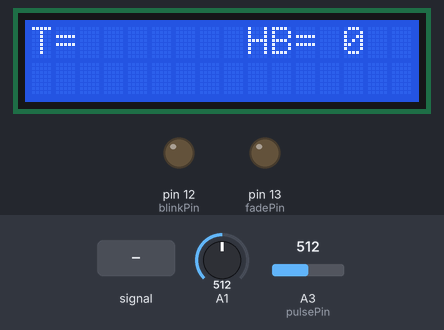
Bench run of a sketch on a simulated Arduino Uno, built with avr-gcc and run on an emulated ATmega328P. On the bench: 16×2 character LCD, output pins drawn as LEDs (lit = HIGH). Dashed ring = blinking. Inputs (shaded band) come from the test bench; at power-on: A3 (pulsePin) = 512, A1 = 512. What the sketch prints to the serial monitor is not drawn.

Above: at 1.2 s.
1.3 s: A3 (pulsePin) fed a 200 Hz sine of ±81 counts around its level
At 3.4 s:
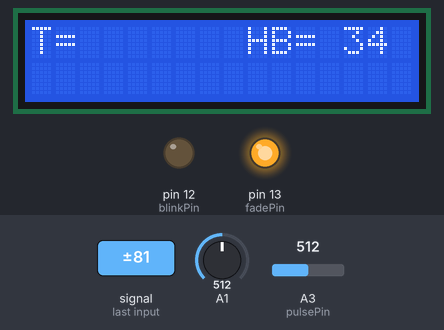
5.6 s: A3 (pulsePin) fed a 2 Hz sine of ±306 counts around its level
At 6.12 s:
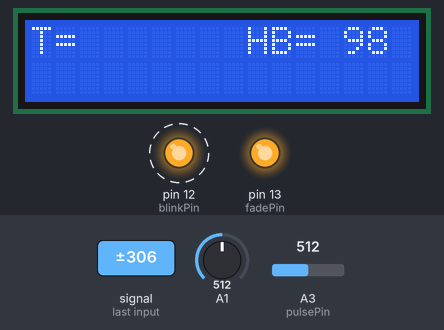
8.5 s: A3 (pulsePin) set to 306
At 9.9 s:
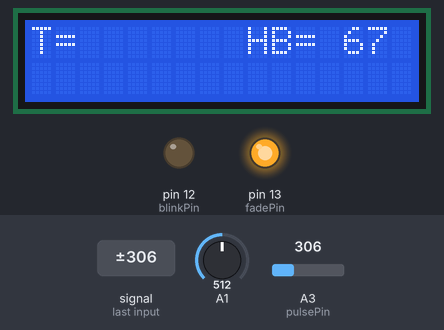
10.2 s: A3 (pulsePin) set to 504
11.7 s: A3 (pulsePin) set to 526
At 17.2 s:
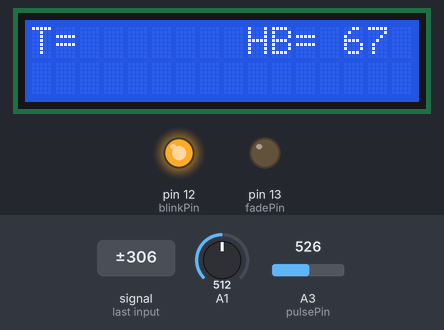
Timing chart, 0 to 18.5 s (numbered marks = the images above; inputs shaded):
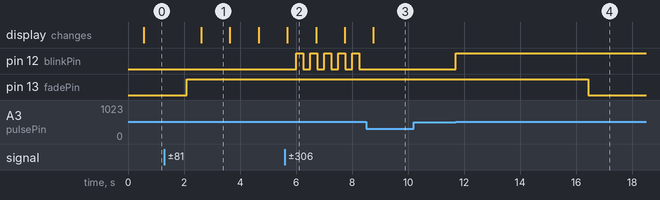

The sketch:

BP.ino
```cpp
// BP Code for Arduino
#include <LiquidCrystal.h>
//  Variables
int pulsePin = A3;                 // Pulse Sensor purple wire connected to analog pin 0
int blinkPin = 12;                // pin to blink led at each beat
int fadePin = 13;                  // pin to do fancy classy fading blink at each beat
int fadeRate = 0;                 // used to fade LED on with PWM on fadePin

LiquidCrystal lcd(3, 4, 5, 6, 7, 8);
// Setup a oneWire instance to communicate with any OneWire devices
// (not just Maxim/Dallas temperature ICs)
 float z11=0;
 int z12=0;
 int z13=120;
float zd=0;
float zs=0;
float z4=0;
float z5=0;
float z6=0;
// Pass our oneWire reference to Dallas Temperature.

// Volatile Variables, used in the interrupt service routine!
volatile int BPM;                   // int that holds raw Analog in 0. updated every 2mS
volatile int Signal;                // holds the incoming raw data
volatile int IBI = 600;             // int that holds the time interval between beats! Must be seeded!
volatile boolean Pulse = false;     // "True" when User's live heartbeat is detected. "False" when not a "live beat".
volatile boolean QS = false;        // becomes true when Arduoino finds a beat.

// Regards Serial OutPut  -- Set This Up to your needs
static boolean serialVisual = true;   // Set to 'false' by Default.  Re-set to 'true' to see Arduino Serial Monitor ASCII Visual Pulse

volatile int rate[10];                      // array to hold last ten IBI values
volatile unsigned long sampleCounter = 0;          // used to determine pulse timing
volatile unsigned long lastBeatTime = 0;           // used to find IBI
volatile int P = 512;                      // used to find peak in pulse wave, seeded
volatile int T = 512;                     // used to find trough in pulse wave, seeded
volatile int thresh = 525;                // used to find instant moment of heart beat, seeded
volatile int amp = 100;                   // used to hold amplitude of pulse waveform, seeded
volatile boolean firstBeat = true;        // used to seed rate array so we startup with reasonable BPM
volatile boolean secondBeat = false;      // used to seed rate array so we startup with reasonable BPM

void setup()
{
  pinMode(blinkPin,OUTPUT);         // pin that will blink to your heartbeat!
  pinMode(fadePin,OUTPUT);          // pin that will fade to your heartbeat!
  Serial.begin(9600);             // we agree to talk fast!
  lcd.begin(16,2);

  interruptSetup();                 // sets up to read Pulse Sensor signal every 2mS
                                    // IF YOU ARE POWERING The Pulse Sensor AT VOLTAGE LESS THAN THE BOARD VOLTAGE,
                                    // UN-COMMENT THE NEXT LINE AND APPLY THAT VOLTAGE TO THE A-REF PIN
                                    //   analogReference(EXTERNAL);
}


//  Where the Magic Happens
void loop(){
  //lcd.clear();
  // serialOutput();
   delay(500);
   lcd.clear();
   lcd.setCursor(0, 0);  // set the cursor of LCD at 0 column of first row
  lcd.print("T=");  // print constant character
  float z22=analogRead(A1);
  if(z22>300)
  {
   z4=1;
  }
  if(z4==1)
  {
    z5=z5+1;
  }
  if(z5>28)
  {
    z4=0;
    z5=0;
    zd=z22*1.22;
    zs=z22*1.61;
   /* Serial.print(" DIAood mmHg = ");
    Serial.println(z22*1.2);
    Serial.print("SYS mmHg = ");
    Serial.println(z22*1.8);*/
  }

    lcd.setCursor(3, 0); // set cursor at column 3 and row 1
//   lcd.print(z33);

  // lcd.setCursor(10, 0); // set cursor at column 3 and row 1
  // lcd.print("Deg C");
      lcd.setCursor(9, 0);  // set the cursor of LCD at 0 column of first row
  lcd.print("HB=");  // print constant character
  lcd.setCursor(13, 0); // set cursor at column 3 and row 1
   lcd.print(BPM);

   //Serial.print(",");
  // Serial.print("BPM: ");
   Serial.print(BPM);
   Serial.print(",");
     Serial.print(zd);
     Serial.print(",");
     Serial.println(zs);
  delay(500);

  if (QS == true) // A Heartbeat Was Found
    {
      // BPM and IBI have been Determined
      // Quantified Self "QS" true when arduino finds a heartbeat
      fadeRate = 255; // Makes the LED Fade Effect Happen, Set 'fadeRate' Variable to 255 to fade LED with pulse
      serialOutputWhenBeatHappens(); // A Beat Happened, Output that to serial.
      QS = false; // reset the Quantified Self flag for next time
    }

  ledFadeToBeat(); // Makes the LED Fade Effect Happen
  delay(20); //  take a break
}

void ledFadeToBeat()
{
   fadeRate -= 15;                         //  set LED fade value
   fadeRate = constrain(fadeRate,0,255);   //  keep LED fade value from going into negative numbers!
   analogWrite(fadePin,fadeRate);          //  fade LED
}

void interruptSetup()
{
  // Initializes Timer2 to throw an interrupt every 2mS.
  TCCR2A = 0x02;     // DISABLE PWM ON DIGITAL PINS 3 AND 11, AND GO INTO CTC MODE
  TCCR2B = 0x06;     // DON'T FORCE COMPARE, 256 PRESCALER
  OCR2A = 0X7C;      // SET THE TOP OF THE COUNT TO 124 FOR 500Hz SAMPLE RATE
  TIMSK2 = 0x02;     // ENABLE INTERRUPT ON MATCH BETWEEN TIMER2 AND OCR2A
  sei();             // MAKE SURE GLOBAL INTERRUPTS ARE ENABLED
}

void serialOutput()
{   // Decide How To Output Serial.
 if (serialVisual == true)
  {
     arduinoSerialMonitorVisual('-', Signal);   // goes to function that makes Serial Monitor Visualizer
  }
 else
  {
      sendDataToSerial('S', Signal);     // goes to sendDataToSerial function
   }
}

void serialOutputWhenBeatHappens()
{
 if (serialVisual == true) //  Code to Make the Serial Monitor Visualizer Work
   {
    // Serial.print("*** Heart-Beat Happened *** ");  //ASCII Art Madness
    /* Serial.print(",");
     Serial.print("BPM: ");
     Serial.println(BPM);*/
     //
   if(BPM<150)
   {
  /* lcd.setCursor(0, 1);  // set the cursor of LCD at 0 column of first row
  lcd.print("HB=");  // print constant character
   lcd.setCursor(5, 1); // set cursor at column 3 and row 1
   lcd.print(BPM);
    lcd.setCursor(10, 1);
     lcd.print("BPM");*/
   }
    if(BPM>150)
   {
   lcd.setCursor(0, 2);  // set the cursor of LCD at 0 column of first row
  lcd.print("HB=");  // print constant character
   lcd.setCursor(5, 2); // set cursor at column 3 and row 1
   lcd.print("00");
    lcd.setCursor(10, 2);
     lcd.print("BPM: ");
   }

   }
 else
   {
     sendDataToSerial('B',BPM);   // send heart rate with a 'B' prefix
     sendDataToSerial('Q',IBI);   // send time between beats with a 'Q' prefix
   }
}

void arduinoSerialMonitorVisual(char symbol, int data )
{
  const int sensorMin = 0;      // sensor minimum, discovered through experiment
  const int sensorMax = 1024;    // sensor maximum, discovered through experiment
  int sensorReading = data; // map the sensor range to a range of 12 options:
  int range = map(sensorReading, sensorMin, sensorMax, 0, 11);
  // do something different depending on the
  // range value:
  switch (range)
  {
    case 0:
    //  Serial.println("");     /////ASCII Art Madness
      break;
    case 1:
    //  Serial.println("---");
      break;
    case 2:
    //  Serial.println("------");
      break;
    case 3:
     // Serial.println("---------");
      break;
    case 4:
     // Serial.println("------------");
      break;
    case 5:
    //  Serial.println("--------------|-");
      break;
    case 6:
     // Serial.println("--------------|---");
      break;
    case 7:
      //Serial.println("--------------|-------");
      break;
    case 8:
      //Serial.println("--------------|----------");
      break;
    case 9:
      //Serial.println("--------------|----------------");
      break;
    case 10:
      //Serial.println("--------------|-------------------");
      break;
    case 11:
     // Serial.println("--------------|-----------------------");
      break;
  }
}


void sendDataToSerial(char symbol, int data )
{
   Serial.print(symbol);
   Serial.println(data);
}

ISR(TIMER2_COMPA_vect) //triggered when Timer2 counts to 124
{
  cli();                                      // disable interrupts while we do this
  Signal = analogRead(pulsePin);              // read the Pulse Sensor
  sampleCounter += 2;                         // keep track of the time in mS with this variable
  int N = sampleCounter - lastBeatTime;       // monitor the time since the last beat to avoid noise
                                              //  find the peak and trough of the pulse wave
  if(Signal < thresh && N > (IBI/5)*3) // avoid dichrotic noise by waiting 3/5 of last IBI
    {
      if (Signal < T) // T is the trough
      {
        T = Signal; // keep track of lowest point in pulse wave
      }
    }

  if(Signal > thresh && Signal > P)
    {          // thresh condition helps avoid noise
      P = Signal;                             // P is the peak
    }                                        // keep track of highest point in pulse wave

  //  NOW IT'S TIME TO LOOK FOR THE HEART BEAT
  // signal surges up in value every time there is a pulse
  if (N > 250)
  {                                   // avoid high frequency noise
    if ( (Signal > thresh) && (Pulse == false) && (N > (IBI/5)*3) )
      {
        Pulse = true;                               // set the Pulse flag when we think there is a pulse
        digitalWrite(blinkPin,HIGH);                // turn on pin 13 LED
        IBI = sampleCounter - lastBeatTime;         // measure time between beats in mS
        lastBeatTime = sampleCounter;               // keep track of time for next pulse

        if(secondBeat)
        {                        // if this is the second beat, if secondBeat == TRUE
          secondBeat = false;                  // clear secondBeat flag
          for(int i=0; i<=9; i++) // seed the running total to get a realisitic BPM at startup
          {
            rate[i] = IBI;
          }
        }

        if(firstBeat) // if it's the first time we found a beat, if firstBeat == TRUE
        {
          firstBeat = false;                   // clear firstBeat flag
          secondBeat = true;                   // set the second beat flag
          sei();                               // enable interrupts again
          return;                              // IBI value is unreliable so discard it
        }
      // keep a running total of the last 10 IBI values
      word runningTotal = 0;                  // clear the runningTotal variable

      for(int i=0; i<=8; i++)
        {                // shift data in the rate array
          rate[i] = rate[i+1];                  // and drop the oldest IBI value
          runningTotal += rate[i];              // add up the 9 oldest IBI values
        }

      rate[9] = IBI;                          // add the latest IBI to the rate array
      runningTotal += rate[9];                // add the latest IBI to runningTotal
      runningTotal /= 10;                     // average the last 10 IBI values
      BPM = 25000/runningTotal;               // how many beats can fit into a minute? that's BPM!
      QS = true;                              // set Quantified Self flag
      // QS FLAG IS NOT CLEARED INSIDE THIS ISR
    }
  }

  if (Signal < thresh && Pulse == true)
    {   // when the values are going down, the beat is over
      digitalWrite(blinkPin,LOW);            // turn off pin 13 LED
      Pulse = false;                         // reset the Pulse flag so we can do it again
      amp = P - T;                           // get amplitude of the pulse wave
      thresh = amp/2 + T;                    // set thresh at 50% of the amplitude
      P = thresh;                            // reset these for next time
      T = thresh;
    }

  if (N > 2500)
    {                           // if 2.5 seconds go by without a beat
      thresh = 512;                          // set thresh default
      P = 512;                               // set P default
      T = 512;                               // set T default
      lastBeatTime = sampleCounter;          // bring the lastBeatTime up to date
      firstBeat = true;                      // set these to avoid noise
      secondBeat = false;                    // when we get the heartbeat back
    }

  sei();                                   // enable interrupts when youre done!
}// end isr
```

Measured:
- the behaviour switches between 512 and 513 on A3 (pulsePin) (found by bisection; images 3 and 4)
- after the input at 1.3 s, pin 13 (fadePin): LOW → HIGH after 0.79 s; the display: changes after 1.3 s (image 1)
- after the input at 5.6 s, pin 12 (blinkPin): alternates HIGH for 0.25 s and LOW for 0.25 s, starting after 0.40 s
- after the input at 8.5 s, pin 12 (blinkPin): stops changing and stays LOW
- after the input at 10.2 s, every drawn part: stays the same
- after the input at 11.7 s, pin 12 (blinkPin): LOW → HIGH at once
- what the display in image 1 shows lasts 1.0 s, from 2.6 s to 3.6 s
